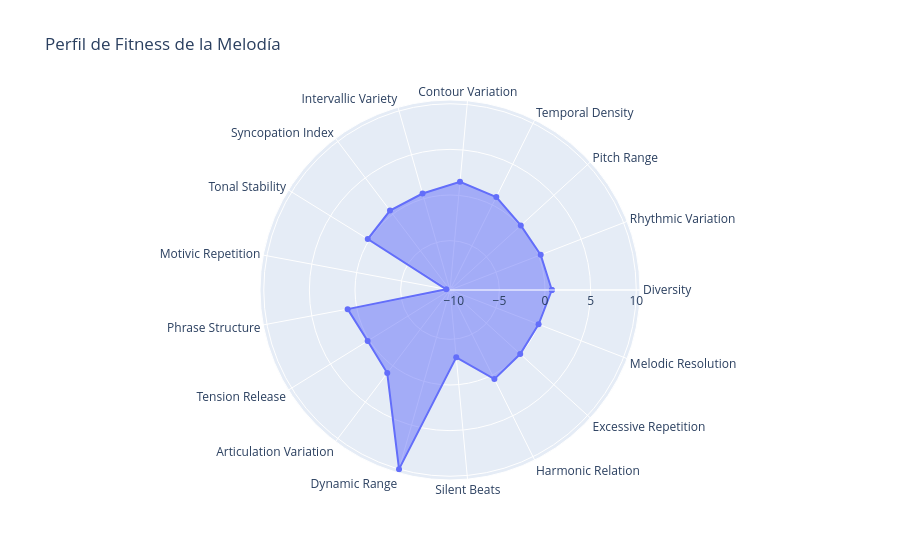

Notebook source saved alongside this figure:
### Markdown cell above
# Fitness

### Code cell
fitness = ScoreFitness()
fitness.plot(melody)

### Figure 1 — Plotly figure (JSON) as saved in the notebook; plotly's stock layout.template omitted (floating-point values rounded to 4 significant figures)
{"data": [{"fill": "toself", "name": "Aspectos", "r": [0.75, 0.25, 0.08661, 0.9697, 1.5, 0.5833, 0.5, 0.1875, -10, 1, 0.2, 1, 10, -3, 0.5, 0, 0, 0.75], "theta": ["Diversity", "Rhythmic Variation", "Pitch Range", "Temporal Density", "Contour Variation", "Intervallic Variety", "Syncopation Index", "Tonal Stability", "Motivic Repetition", "Phrase Structure", "Tension Release", "Articulation Variation", "Dynamic Range", "Silent Beats", "Harmonic Relation", "Excessive Repetition", "Melodic Resolution", "Diversity"], "type": "scatterpolar"}], "layout": {"polar": {"radialaxis": {"visible": true}}, "showlegend": false, "title": {"text": "Perfil de Fitness de la Melodía"}}}
